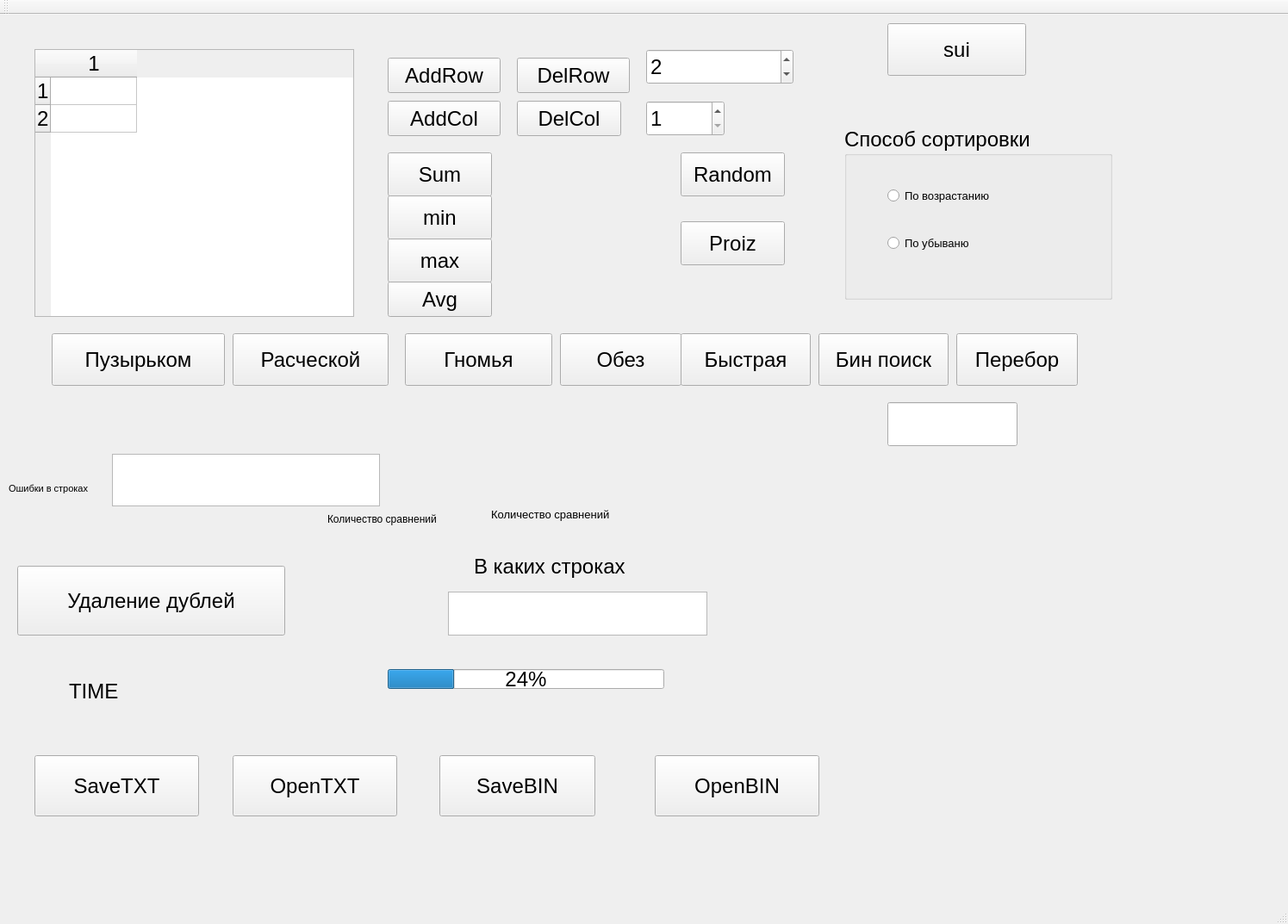
<?xml version="1.0" encoding="UTF-8"?>
<ui version="4.0">
 <class>MainWindow</class>
 <widget class="QMainWindow" name="MainWindow">
  <property name="geometry">
   <rect>
    <x>0</x>
    <y>0</y>
    <width>1495</width>
    <height>1073</height>
   </rect>
  </property>
  <property name="font">
   <font>
    <pointsize>18</pointsize>
   </font>
  </property>
  <property name="windowTitle">
   <string>MainWindow</string>
  </property>
  <widget class="QWidget" name="centralWidget">
   <widget class="QTableWidget" name="tableWidget">
    <property name="geometry">
     <rect>
      <x>40</x>
      <y>40</y>
      <width>371</width>
      <height>311</height>
     </rect>
    </property>
    <property name="rowCount">
     <number>2</number>
    </property>
    <property name="columnCount">
     <number>1</number>
    </property>
    <row/>
    <row/>
    <column/>
   </widget>
   <widget class="QPushButton" name="pushButton_AddRow">
    <property name="geometry">
     <rect>
      <x>450</x>
      <y>50</y>
      <width>131</width>
      <height>41</height>
     </rect>
    </property>
    <property name="text">
     <string>AddRow</string>
    </property>
   </widget>
   <widget class="QPushButton" name="pushButton_DelRow">
    <property name="geometry">
     <rect>
      <x>600</x>
      <y>50</y>
      <width>131</width>
      <height>41</height>
     </rect>
    </property>
    <property name="text">
     <string>DelRow</string>
    </property>
   </widget>
   <widget class="QSpinBox" name="spinBox_Row">
    <property name="geometry">
     <rect>
      <x>750</x>
      <y>40</y>
      <width>171</width>
      <height>41</height>
     </rect>
    </property>
    <property name="minimum">
     <number>1</number>
    </property>
    <property name="maximum">
     <number>10000000</number>
    </property>
    <property name="value">
     <number>2</number>
    </property>
   </widget>
   <widget class="QPushButton" name="pushButton_Sum">
    <property name="geometry">
     <rect>
      <x>450</x>
      <y>160</y>
      <width>121</width>
      <height>51</height>
     </rect>
    </property>
    <property name="text">
     <string>Sum</string>
    </property>
   </widget>
   <widget class="QLabel" name="label_Sum">
    <property name="geometry">
     <rect>
      <x>610</x>
      <y>170</y>
      <width>151</width>
      <height>31</height>
     </rect>
    </property>
    <property name="text">
     <string/>
    </property>
   </widget>
   <widget class="QPushButton" name="pushButton_Random">
    <property name="geometry">
     <rect>
      <x>790</x>
      <y>160</y>
      <width>121</width>
      <height>51</height>
     </rect>
    </property>
    <property name="text">
     <string>Random</string>
    </property>
   </widget>
   <widget class="QPushButton" name="pushButton">
    <property name="geometry">
     <rect>
      <x>450</x>
      <y>210</y>
      <width>121</width>
      <height>51</height>
     </rect>
    </property>
    <property name="text">
     <string>min</string>
    </property>
   </widget>
   <widget class="QLabel" name="label_min">
    <property name="geometry">
     <rect>
      <x>610</x>
      <y>210</y>
      <width>151</width>
      <height>41</height>
     </rect>
    </property>
    <property name="text">
     <string/>
    </property>
   </widget>
   <widget class="QPushButton" name="pushButton_max">
    <property name="geometry">
     <rect>
      <x>450</x>
      <y>260</y>
      <width>121</width>
      <height>51</height>
     </rect>
    </property>
    <property name="text">
     <string>max</string>
    </property>
   </widget>
   <widget class="QLabel" name="label_max">
    <property name="geometry">
     <rect>
      <x>610</x>
      <y>260</y>
      <width>161</width>
      <height>41</height>
     </rect>
    </property>
    <property name="text">
     <string/>
    </property>
   </widget>
   <widget class="QLabel" name="label_avg">
    <property name="geometry">
     <rect>
      <x>610</x>
      <y>310</y>
      <width>131</width>
      <height>51</height>
     </rect>
    </property>
    <property name="text">
     <string/>
    </property>
   </widget>
   <widget class="QPushButton" name="pushButton_avg">
    <property name="geometry">
     <rect>
      <x>450</x>
      <y>310</y>
      <width>121</width>
      <height>41</height>
     </rect>
    </property>
    <property name="text">
     <string>Avg</string>
    </property>
   </widget>
   <widget class="QPushButton" name="pushButton_puz">
    <property name="geometry">
     <rect>
      <x>60</x>
      <y>370</y>
      <width>201</width>
      <height>61</height>
     </rect>
    </property>
    <property name="text">
     <string>Пузырьком</string>
    </property>
   </widget>
   <widget class="QPushButton" name="pushButton_addCol">
    <property name="geometry">
     <rect>
      <x>450</x>
      <y>100</y>
      <width>131</width>
      <height>41</height>
     </rect>
    </property>
    <property name="text">
     <string>AddCol</string>
    </property>
   </widget>
   <widget class="QPushButton" name="pushButton_DelCol">
    <property name="geometry">
     <rect>
      <x>600</x>
      <y>100</y>
      <width>121</width>
      <height>41</height>
     </rect>
    </property>
    <property name="text">
     <string>DelCol</string>
    </property>
   </widget>
   <widget class="QPushButton" name="pushButton_proiz">
    <property name="geometry">
     <rect>
      <x>790</x>
      <y>240</y>
      <width>121</width>
      <height>51</height>
     </rect>
    </property>
    <property name="text">
     <string>Proiz</string>
    </property>
   </widget>
   <widget class="QLabel" name="label_proiz">
    <property name="geometry">
     <rect>
      <x>940</x>
      <y>240</y>
      <width>221</width>
      <height>41</height>
     </rect>
    </property>
    <property name="text">
     <string/>
    </property>
   </widget>
   <widget class="QSpinBox" name="spinBox_Column">
    <property name="geometry">
     <rect>
      <x>750</x>
      <y>100</y>
      <width>91</width>
      <height>41</height>
     </rect>
    </property>
    <property name="minimum">
     <number>1</number>
    </property>
    <property name="maximum">
     <number>200</number>
    </property>
    <property name="value">
     <number>1</number>
    </property>
   </widget>
   <widget class="QPushButton" name="pushButton_rasch">
    <property name="geometry">
     <rect>
      <x>270</x>
      <y>370</y>
      <width>181</width>
      <height>61</height>
     </rect>
    </property>
    <property name="text">
     <string>Расческой</string>
    </property>
   </widget>
   <widget class="QPushButton" name="pushButton_gnom">
    <property name="geometry">
     <rect>
      <x>470</x>
      <y>370</y>
      <width>171</width>
      <height>61</height>
     </rect>
    </property>
    <property name="text">
     <string>Гномья</string>
    </property>
   </widget>
   <widget class="QPushButton" name="pushButton_quick">
    <property name="geometry">
     <rect>
      <x>790</x>
      <y>370</y>
      <width>151</width>
      <height>61</height>
     </rect>
    </property>
    <property name="text">
     <string>Быстрая</string>
    </property>
   </widget>
   <widget class="QPushButton" name="pushButton_sui">
    <property name="geometry">
     <rect>
      <x>1030</x>
      <y>10</y>
      <width>161</width>
      <height>61</height>
     </rect>
    </property>
    <property name="text">
     <string>sui</string>
    </property>
   </widget>
   <widget class="QPushButton" name="pushButton_mon">
    <property name="geometry">
     <rect>
      <x>650</x>
      <y>370</y>
      <width>141</width>
      <height>61</height>
     </rect>
    </property>
    <property name="text">
     <string>Обез</string>
    </property>
   </widget>
   <widget class="QLabel" name="label_time">
    <property name="geometry">
     <rect>
      <x>80</x>
      <y>740</y>
      <width>181</width>
      <height>91</height>
     </rect>
    </property>
    <property name="text">
     <string>TIME</string>
    </property>
   </widget>
   <widget class="QPushButton" name="pushButton_perebor">
    <property name="geometry">
     <rect>
      <x>1110</x>
      <y>370</y>
      <width>141</width>
      <height>61</height>
     </rect>
    </property>
    <property name="text">
     <string>Перебор</string>
    </property>
   </widget>
   <widget class="QLineEdit" name="lineEdit_sort">
    <property name="geometry">
     <rect>
      <x>1030</x>
      <y>450</y>
      <width>151</width>
      <height>51</height>
     </rect>
    </property>
   </widget>
   <widget class="QLabel" name="label_forfind">
    <property name="geometry">
     <rect>
      <x>550</x>
      <y>620</y>
      <width>241</width>
      <height>41</height>
     </rect>
    </property>
    <property name="text">
     <string>В каких строках</string>
    </property>
   </widget>
   <widget class="QPushButton" name="pushButton_bin_search">
    <property name="geometry">
     <rect>
      <x>950</x>
      <y>370</y>
      <width>151</width>
      <height>61</height>
     </rect>
    </property>
    <property name="text">
     <string>Бин поиск</string>
    </property>
   </widget>
   <widget class="QLabel" name="label_srav">
    <property name="geometry">
     <rect>
      <x>570</x>
      <y>560</y>
      <width>191</width>
      <height>41</height>
     </rect>
    </property>
    <property name="font">
     <font>
      <pointsize>10</pointsize>
     </font>
    </property>
    <property name="text">
     <string>Количество сравнений</string>
    </property>
   </widget>
   <widget class="QListWidget" name="listWidget">
    <property name="geometry">
     <rect>
      <x>520</x>
      <y>670</y>
      <width>301</width>
      <height>51</height>
     </rect>
    </property>
    <property name="font">
     <font>
      <pointsize>12</pointsize>
     </font>
    </property>
   </widget>
   <widget class="QPushButton" name="pushButton_2">
    <property name="geometry">
     <rect>
      <x>20</x>
      <y>640</y>
      <width>311</width>
      <height>81</height>
     </rect>
    </property>
    <property name="text">
     <string>Удаление дублей</string>
    </property>
   </widget>
   <widget class="QLabel" name="label_picture">
    <property name="geometry">
     <rect>
      <x>910</x>
      <y>520</y>
      <width>281</width>
      <height>241</height>
     </rect>
    </property>
    <property name="text">
     <string/>
    </property>
    <property name="pixmap">
     <pixmap>../../../Pictures/question.png</pixmap>
    </property>
   </widget>
   <widget class="QLabel" name="label">
    <property name="geometry">
     <rect>
      <x>380</x>
      <y>570</y>
      <width>161</width>
      <height>31</height>
     </rect>
    </property>
    <property name="font">
     <font>
      <pointsize>9</pointsize>
     </font>
    </property>
    <property name="text">
     <string>Количество сравнений</string>
    </property>
   </widget>
   <widget class="QGroupBox" name="groupBox">
    <property name="geometry">
     <rect>
      <x>980</x>
      <y>130</y>
      <width>311</width>
      <height>201</height>
     </rect>
    </property>
    <property name="title">
     <string>Способ сортировки</string>
    </property>
    <widget class="QRadioButton" name="radioButton_more">
     <property name="geometry">
      <rect>
       <x>50</x>
       <y>60</y>
       <width>201</width>
       <height>41</height>
      </rect>
     </property>
     <property name="font">
      <font>
       <pointsize>10</pointsize>
      </font>
     </property>
     <property name="text">
      <string>По возрастанию </string>
     </property>
    </widget>
    <widget class="QRadioButton" name="radioButton_less">
     <property name="geometry">
      <rect>
       <x>50</x>
       <y>120</y>
       <width>161</width>
       <height>31</height>
      </rect>
     </property>
     <property name="font">
      <font>
       <pointsize>10</pointsize>
      </font>
     </property>
     <property name="text">
      <string>По убываню</string>
     </property>
    </widget>
   </widget>
   <widget class="QListWidget" name="listWidget_error">
    <property name="geometry">
     <rect>
      <x>130</x>
      <y>510</y>
      <width>311</width>
      <height>61</height>
     </rect>
    </property>
   </widget>
   <widget class="QLabel" name="label_2">
    <property name="geometry">
     <rect>
      <x>10</x>
      <y>510</y>
      <width>141</width>
      <height>81</height>
     </rect>
    </property>
    <property name="font">
     <font>
      <pointsize>8</pointsize>
     </font>
    </property>
    <property name="text">
     <string>Ошибки в строках </string>
    </property>
   </widget>
   <widget class="QLabel" name="label_success">
    <property name="geometry">
     <rect>
      <x>90</x>
      <y>440</y>
      <width>641</width>
      <height>61</height>
     </rect>
    </property>
    <property name="text">
     <string/>
    </property>
   </widget>
   <widget class="QProgressBar" name="progressBar_deldub">
    <property name="geometry">
     <rect>
      <x>450</x>
      <y>760</y>
      <width>321</width>
      <height>23</height>
     </rect>
    </property>
    <property name="value">
     <number>24</number>
    </property>
   </widget>
   <widget class="QPushButton" name="pushButton_SaveTXT">
    <property name="geometry">
     <rect>
      <x>40</x>
      <y>860</y>
      <width>191</width>
      <height>71</height>
     </rect>
    </property>
    <property name="text">
     <string>SaveTXT</string>
    </property>
   </widget>
   <widget class="QPushButton" name="pushButton_OpenTXT">
    <property name="geometry">
     <rect>
      <x>270</x>
      <y>860</y>
      <width>191</width>
      <height>71</height>
     </rect>
    </property>
    <property name="text">
     <string>OpenTXT</string>
    </property>
   </widget>
   <widget class="QPushButton" name="pushButton_SaveBIN">
    <property name="geometry">
     <rect>
      <x>510</x>
      <y>860</y>
      <width>181</width>
      <height>71</height>
     </rect>
    </property>
    <property name="text">
     <string>SaveBIN</string>
    </property>
   </widget>
   <widget class="QPushButton" name="pushButton_OpenBIN">
    <property name="geometry">
     <rect>
      <x>760</x>
      <y>860</y>
      <width>191</width>
      <height>71</height>
     </rect>
    </property>
    <property name="text">
     <string>OpenBIN</string>
    </property>
   </widget>
  </widget>
  <widget class="QMenuBar" name="menuBar">
   <property name="geometry">
    <rect>
     <x>0</x>
     <y>0</y>
     <width>1495</width>
     <height>26</height>
    </rect>
   </property>
  </widget>
  <widget class="QToolBar" name="mainToolBar">
   <attribute name="toolBarArea">
    <enum>TopToolBarArea</enum>
   </attribute>
   <attribute name="toolBarBreak">
    <bool>false</bool>
   </attribute>
  </widget>
  <widget class="QStatusBar" name="statusBar"/>
 </widget>
 <layoutdefault spacing="6" margin="11"/>
 <resources/>
 <connections/>
</ui>
